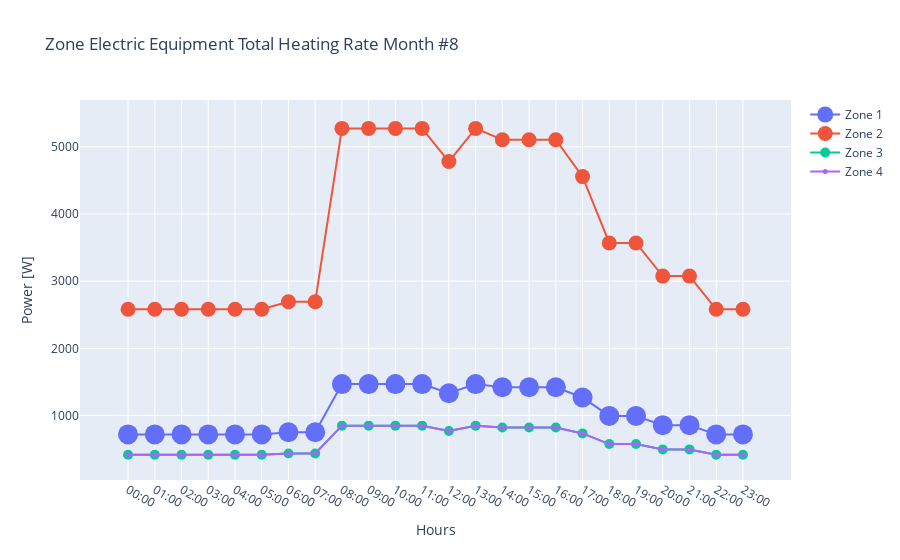

The notebook cell this image was saved under:
### Code cell
month_by_hour_zonal_plot("Zone Electric Equipment Total Heating Rate", 8)

### Figure 1 — Plotly figure (JSON) as saved in the notebook; plotly's stock layout.template omitted (floating-point values rounded to 4 significant figures)
{"data": [{"marker": {"size": 20}, "mode": "lines+markers", "name": "Zone 1", "type": "scatter", "x": ["00:00", "01:00", "02:00", "03:00", "04:00", "05:00", "06:00", "07:00", "08:00", "09:00", "10:00", "11:00", "12:00", "13:00", "14:00", "15:00", "16:00", "17:00", "18:00", "19:00", "20:00", "21:00", "22:00", "23:00"], "y": [718.2, 718.2, 718.2, 718.2, 718.2, 718.2, 749.4, 749.4, 1468.0, 1468.0, 1468.0, 1468.0, 1330.0, 1468.0, 1421.0, 1421.0, 1421.0, 1268.0, 993.0, 993.0, 855.6, 855.6, 718.2, 718.2]}, {"marker": {"size": 15}, "mode": "lines+markers", "name": "Zone 2", "type": "scatter", "x": ["00:00", "01:00", "02:00", "03:00", "04:00", "05:00", "06:00", "07:00", "08:00", "09:00", "10:00", "11:00", "12:00", "13:00", "14:00", "15:00", "16:00", "17:00", "18:00", "19:00", "20:00", "21:00", "22:00", "23:00"], "y": [2581.0, 2581.0, 2581.0, 2581.0, 2581.0, 2581.0, 2693.0, 2693.0, 5274.0, 5274.0, 5274.0, 5274.0, 4780.0, 5274.0, 5106.0, 5106.0, 5106.0, 4556.0, 3569.0, 3569.0, 3075.0, 3075.0, 2581.0, 2581.0]}, {"marker": {"size": 10}, "mode": "lines+markers", "name": "Zone 3", "type": "scatter", "x": ["00:00", "01:00", "02:00", "03:00", "04:00", "05:00", "06:00", "07:00", "08:00", "09:00", "10:00", "11:00", "12:00", "13:00", "14:00", "15:00", "16:00", "17:00", "18:00", "19:00", "20:00", "21:00", "22:00", "23:00"], "y": [415.2, 415.2, 415.2, 415.2, 415.2, 415.2, 433.3, 433.3, 848.5, 848.5, 848.5, 848.5, 769.0, 848.5, 821.4, 821.4, 821.4, 732.9, 574.1, 574.1, 494.6, 494.6, 415.2, 415.2]}, {"marker": {"size": 5}, "mode": "lines+markers", "name": "Zone 4", "type": "scatter", "x": ["00:00", "01:00", "02:00", "03:00", "04:00", "05:00", "06:00", "07:00", "08:00", "09:00", "10:00", "11:00", "12:00", "13:00", "14:00", "15:00", "16:00", "17:00", "18:00", "19:00", "20:00", "21:00", "22:00", "23:00"], "y": [415.2, 415.2, 415.2, 415.2, 415.2, 415.2, 433.3, 433.3, 848.5, 848.5, 848.5, 848.5, 769.0, 848.5, 821.4, 821.4, 821.4, 732.9, 574.1, 574.1, 494.6, 494.6, 415.2, 415.2]}], "layout": {"title": {"text": "Zone Electric Equipment Total Heating Rate Month #8"}, "xaxis": {"title": {"text": "Hours"}}, "yaxis": {"title": {"text": "Power [W]"}}}}
